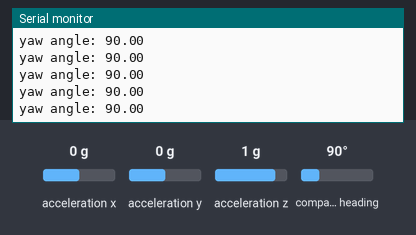
A program run on a simulated ESP32-S3. Shown: the last lines printed to the serial monitor. The test bench sets the inputs (shaded band); at power-on: compass heading 90°, acceleration x 0 g, acceleration y 0 g, acceleration z 1 g.

Above: at 2.2 s.
2.3 s: compass heading set to 7°
At 2.33 s:
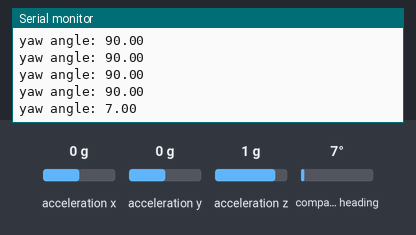
3.8 s: compass heading set to 180°
At 3.85 s:
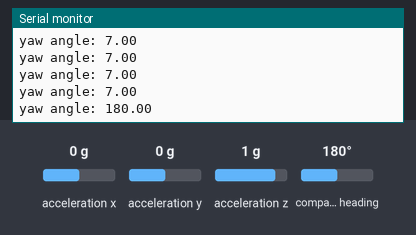
Timing chart, 0 to 6.8 s (numbered marks = the images above; inputs shaded):
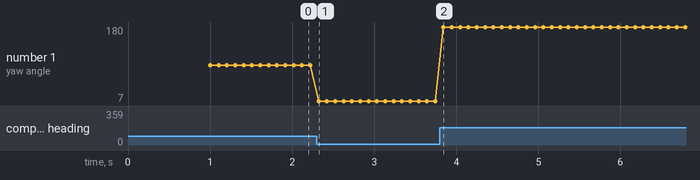

Measured:
- after the input at 2.3 s, the serial monitor: prints a new line at once (image 1)
- after the input at 3.8 s, the serial monitor: prints a new line at once (image 2)
- plotted number 1: 90 → 7 after the input at 2.3 s, 7 → 180 after the input at 3.8 s

The program:

main.cpp
```cpp
#include <Arduino.h>
#include <Wire.h>
#include <Adafruit_Sensor.h>
#include <Adafruit_BNO055.h>
#include <pinassign.h>

#define BNO055_SAMPLERATE_DELAY_MS (100)
Adafruit_BNO055 bno = Adafruit_BNO055(-1, 0x28, &Wire);

void setup() {
  Serial.begin(115200);
  Serial.println("Orientation Sensor Raw Data Test"); Serial.println("");

  Wire.begin(RX, TX);

  if(!bno.begin()){
    Serial.print("Ooops, no BNO055 detected ... Check your wiring or I2C ADDR!");
  }
  delay(1000);

  bno.setExtCrystalUse(true);
  Serial.println("Calibration status values: 0=uncalibrated, 3=fully calibrated");
}

// void printEvent(sensors_event_t* event);

void loop() {
  //could add VECTOR_ACCELEROMETER, VECTOR_MAGNETOMETER,VECTOR_GRAVITY...
  sensors_event_t orientationData;
  //  , angVelocityData , linearAccelData, magnetometerData, accelerometerData, gravityData;
  bno.getEvent(&orientationData, Adafruit_BNO055::VECTOR_EULER);
  // bno.getEvent(&angVelocityData, Adafruit_BNO055::VECTOR_GYROSCOPE);
  // bno.getEvent(&linearAccelData, Adafruit_BNO055::VECTOR_LINEARACCEL);
  // bno.getEvent(&magnetometerData, Adafruit_BNO055::VECTOR_MAGNETOMETER);
  // bno.getEvent(&accelerometerData, Adafruit_BNO055::VECTOR_ACCELEROMETER);
  // bno.getEvent(&gravityData, Adafruit_BNO055::VECTOR_GRAVITY);

  Serial.print("yaw angle: ");
  Serial.println(orientationData.orientation.x);

  // printEvent(&orientationData);
  // printEvent(&angVelocityData);
  // printEvent(&linearAccelData);
  // printEvent(&magnetometerData);
  // printEvent(&accelerometerData);
  // printEvent(&gravityData);

  // int8_t boardTemp = bno.getTemp();
  // Serial.println();
  // Serial.print(F("temperature: "));
  // Serial.println(boardTemp);

  // uint8_t system, gyro, accel, mag = 0;
  // bno.getCalibration(&system, &gyro, &accel, &mag);
  // Serial.println();
  // Serial.print("Calibration: Sys=");
  // Serial.print(system);
  // Serial.print(" Gyro=");
  // Serial.print(gyro);
  // Serial.print(" Accel=");
  // Serial.print(accel);
  // Serial.print(" Mag=");
  // Serial.println(mag);

  // Serial.println("--");
  delay(BNO055_SAMPLERATE_DELAY_MS);
}

// void printEvent(sensors_event_t* event) {
//   double x = -1000000, y = -1000000 , z = -1000000; //dumb values, easy to spot problem
//   if (event->type == SENSOR_TYPE_ACCELEROMETER) {
//     Serial.print("Accl:");
//     x = event->acceleration.x;
//     y = event->acceleration.y;
//     z = event->acceleration.z;
//   }
//   else if (event->type == SENSOR_TYPE_ORIENTATION) {
//     Serial.print("Orient:");
//     x = event->orientation.x;
//     y = event->orientation.y;
//     z = event->orientation.z;
//   }
//   else if (event->type == SENSOR_TYPE_MAGNETIC_FIELD) {
//     Serial.print("Mag:");
//     x = event->magnetic.x;
//     y = event->magnetic.y;
//     z = event->magnetic.z;
//   }
//   else if (event->type == SENSOR_TYPE_GYROSCOPE) {
//     Serial.print("Gyro:");
//     x = event->gyro.x;
//     y = event->gyro.y;
//     z = event->gyro.z;
//   }
//   else if (event->type == SENSOR_TYPE_ROTATION_VECTOR) {
//     Serial.print("Rot:");
//     x = event->gyro.x;
//     y = event->gyro.y;
//     z = event->gyro.z;
//   }
//   else if (event->type == SENSOR_TYPE_LINEAR_ACCELERATION) {
//     Serial.print("Linear:");
//     x = event->acceleration.x;
//     y = event->acceleration.y;
//     z = event->acceleration.z;
//   }
//   else if (event->type == SENSOR_TYPE_GRAVITY) {
//     Serial.print("Gravity:");
//     x = event->acceleration.x;
//     y = event->acceleration.y;
//     z = event->acceleration.z;
//   }
//   else {
//     Serial.print("Unk:");
//   }

//   Serial.print("\tx= ");
//   Serial.print(x);
//   Serial.print(" |\ty= ");
//   Serial.print(y);
//   Serial.print(" |\tz= ");
//   Serial.println(z);
// }
```

pinassign.h
```cpp
#ifndef pinassign_h
#define pinassign_h

#define M1IN1 1
#define M1IN2 2
#define RO1A 4
#define RO1B 5

#define M2IN1 6
#define M2IN2 7
#define RO2A 8
#define RO2B 9

#define M3IN1 10
#define M3IN2 11
#define RO3A 12
#define RO3B 13

#define M4IN1 14
#define M4IN2 17
#define RO4A 18
#define RO4B 21

#define RX 35
#define TX 36

#define SRV1 37
#define SRV2 38
#define SRV3 47

#define SRV4 48
#define SRV5 15
#define SRV6 16

#define LED_G 39
#define LED_R 40

#endif
```
